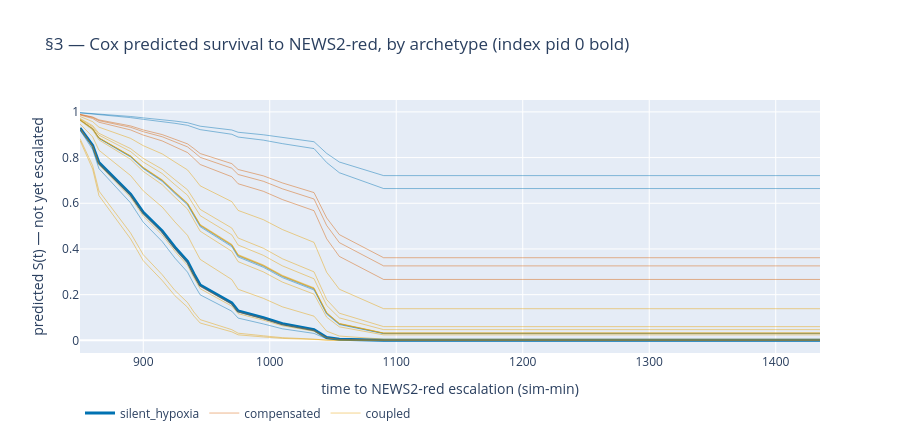

The notebook cell saved with this chart:
### Markdown cell above
## §3 — Survival analysis on the trajectory  (clinical target = time-to-NEWS2-red)

### Plain
Now learn the **time**: from STYX's early signal, how long until the *standard* (NEWS2) would
escalate this patient? This re-keys the target to the **clinical** escalation event — the
NEWS2-red trigger, the same clock the ≈5 h lead is measured to — rather than STYX's own internal
line (§1's F4 clock, which would have us grading STYX against itself). A neat, honest result falls
out: telling *whether* a patient escalates is trivial on this data (a perfect in-sample score),
but telling *when* is genuinely harder — the time model is good, **not** perfect, even in-sample.

### Dev
Builds a **notebook-local** survival frame keyed to the clinical clock: `duration =
styx.readouts.news2_complete_crossing(p)` if it fires, else right-censored at the stay-end horizon
(1435 sim-min); `event = 1/0`. The package's `reach.history.survival_table`/`stratify` are left
**F4-keyed** (their R1 use is untouched) — consumer-only. Features are the shared single-source
panel `notebooks.analysis.trajectory_features` (history + the silent-window telemetry panel
`risk_snap`/`aegis_fired`/`risk_slope`) — the *same* panel the saturation AUC uses, so the
binary-vs-survival contrast is like-for-like. Model: `lifelines.CoxPHFitter` (the estimator
`stratify` uses) on standardised covariates; concordance via `.concordance_index_`.

### Tech
Cox PH on z-scored covariates, `penalizer=0.1`. The ridge penalty is **load-bearing and
diagnostic**: the telemetry panel near-perfectly separates the *binary* outcome (NB1 §11's
construct artifact), so an unregularised Cox sends coefficients toward ±∞ — the same saturation,
resurfacing as a fitting pathology. Event = NEWS2-red crossing; right-censored at 1435. **C-index
= 0.9154** (telemetry+history) vs **0.9105** telemetry-only (history marginal +0.005 — the
saturation "no marginal lift" story again). Crucially this is **not** the binary AUC's 1.000: the
*timing* concordance does not saturate, so it is informative that predicting *when* is the harder
target. Still **in-sample / construct validity, not performance** — no predictive-lift claim.
Failure modes: proportional-hazards assumption (unchecked here); near-zero-variance covariates
(`risk_slope`) need the standardisation above; one synthetic cohort, in-sample.

### Code cell
import warnings  # noqa: E402

from lifelines import CoxPHFitter  # noqa: E402

from notebooks.analysis import TELEMETRY_FEATURES, saturation_aucs, trajectory_features  # noqa: E402
from styx.readouts import news2_complete_crossing  # noqa: E402

_arch = {q.pid: q.archetype.value for q in cohort.patients}
_END = float(cohort.t_min[-1] if hasattr(cohort, "t_min") else cohort.patients[0].t_min[-1])
_news2 = {q.pid: news2_complete_crossing(q) for q in cohort.patients}

# --- coverage gate (decision-B precondition): does the CLINICAL event fire across the escalators? ---
_esc_pids = [q.pid for q in cohort.patients if q.outcome is Outcome.ESCALATED]
_rec_pids = [q.pid for q in cohort.patients if q.outcome is Outcome.RECOVERED]
_esc_fired = [pid for pid in _esc_pids if _news2[pid] is not None]
_rec_fired = [pid for pid in _rec_pids if _news2[pid] is not None]
_event_times = np.array([_news2[pid] for pid in _esc_fired])
assert len(_esc_fired) == 21 and len(_esc_pids) == 21, f"NEWS2-red fires {len(_esc_fired)}/21 esc"
assert len(_rec_fired) == 0, f"NEWS2-red leaked into {len(_rec_fired)} recovered patients"
assert float(np.median(_event_times)) == 945.0, f"NEWS2-red median moved off 945: {np.median(_event_times)}"
print(f"§3 coverage gate: NEWS2-red fires {len(_esc_fired)}/21 escalators · {len(_rec_fired)}/29 "
      f"recovered · event median {np.median(_event_times):.0f} (censor horizon {_END:.0f})")

# --- notebook-local survival frame keyed to the CLINICAL clock (package survival_table left F4) ---
surv = trajectory_features(cohort, cctx)  # the shared single-source feature panel
surv["duration"] = [(_news2[pid] if _news2[pid] is not None else _END) for pid in surv.pid]
surv["event"] = [(1 if _news2[pid] is not None else 0) for pid in surv.pid]
surv["arch"] = surv.pid.map(_arch)
assert int(surv.event.sum()) == 21 and int((surv.event == 0).sum()) == 29

# standardise covariates (z-score) — risk_slope is near-zero-variance; deterministic
_COVS = [*TELEMETRY_FEATURES, "history"]
_Z = surv.copy()
for _c in _COVS:
    _sd = _Z[_c].std(ddof=0)
    _Z[_c] = (_Z[_c] - _Z[_c].mean()) / (_sd if _sd > 0 else 1.0)

# Cox PH predicting time-to-NEWS2-red; penalizer stabilises the near-separating telemetry panel
with warnings.catch_warnings():
    warnings.simplefilter("ignore")  # the low-variance/separation warnings are the point, narrated above
    _cph = CoxPHFitter(penalizer=0.1).fit(_Z[[*_COVS, "duration", "event"]], "duration", "event")
    _cph_tele = CoxPHFitter(penalizer=0.1).fit(
        _Z[[*TELEMETRY_FEATURES, "duration", "event"]], "duration", "event")
c_index = float(_cph.concordance_index_)
c_index_tele = float(_cph_tele.concordance_index_)
auc_binary = saturation_aucs(cohort, cctx).telemetry  # the binary baseline E3 reframes (telemetry)

print(f"§3 Cox C-index (time-to-NEWS2-red): telemetry+history {c_index:.4f} · "
      f"telemetry-only {c_index_tele:.4f} (history marginal {c_index - c_index_tele:+.4f})")
print(f"§3 binary baseline (telemetry → escalate y/n): AUC {auc_binary:.3f} — saturates "
      f"(construct artifact); the TIME concordance {c_index:.3f} does NOT — 'when' is the harder target")
print("§3 NEWS2-red event median by archetype (sim-min): " + " · ".join(
    f"{a} {np.median([_news2[pid] for pid in _esc_pids if _arch[pid] == a]):.0f}"
    for a in ("silent_hypoxia", "coupled", "compensated")) +
    "  — compensated escalates earliest (920), surfaced not averaged")

# --- per-patient predicted survival curves, coloured by archetype (escalators) ---
_ARCH_COL = {"silent_hypoxia": pal.RISK, "coupled": pal.EARLY_WARNING, "compensated": pal.THRESHOLD}
_sf = _cph.predict_survival_function(_Z[_COVS])  # index=times, columns=row order (pid order)
fig3 = go.Figure()
_seen = set()
for _i, pid in enumerate(surv.pid):
    if _news2[pid] is None:
        continue  # show the escalators' predicted curves (censored recoverers omitted for legibility)
    a = _arch[pid]
    fig3.add_trace(go.Scatter(
        x=_sf.index.to_numpy(dtype=float), y=_sf.iloc[:, _i].to_numpy(dtype=float), mode="lines",
        line=dict(color=_ARCH_COL[a], width=3 if pid == 0 else 1),
        opacity=1.0 if pid == 0 else 0.45, name=a if a not in _seen else None,
        showlegend=a not in _seen, legendgroup=a,
        hovertemplate=f"pid {pid} ({a})<br>%{{x:.0f}} min · S=%{{y:.2f}}<extra></extra>"))
    _seen.add(a)
fig3.update_layout(
    title="§3 — Cox predicted survival to NEWS2-red, by archetype (index pid 0 bold)",
    xaxis_title="time to NEWS2-red escalation (sim-min)", yaxis_title="predicted S(t) — not yet escalated",
    height=440, legend=dict(orientation="h", yanchor="top", y=-0.18, x=0))
fig3.write_html(str(_root / "outputs" / "E3_s3_survival.html"))
fig3

### Figure 1 — Plotly figure (JSON) as saved in the notebook; plotly's stock layout.template omitted (floating-point values rounded to 4 significant figures)
{"data": [{"hovertemplate": "pid 0 (silent_hypoxia)<br>%{x:.0f} min · S=%{y:.2f}<extra></extra>", "legendgroup": "silent_hypoxia", "line": {"color": "#0072B2", "width": 3}, "mode": "lines", "name": "silent_hypoxia", "opacity": 1.0, "showlegend": true, "type": "scatter", "x": [850.0, 860.0, 865.0, 890.0, 900.0, 915.0, 925.0, 935.0, 940.0, 945.0, 970.0, 975.0, 995.0, 1010.0, 1035.0, 1045.0, 1055.0, 1090.0, 1435.0], "y": [0.9291, 0.8535, 0.7778, 0.6399, 0.56, 0.4786, 0.4076, 0.3456, 0.2916, 0.2422, 0.1638, 0.1292, 0.09877, 0.07255, 0.04645, 0.01236, 0.004398, 0.0007732, 0.0007732]}, {"hovertemplate": "pid 1 (compensated)<br>%{x:.0f} min · S=%{y:.2f}<extra></extra>", "legendgroup": "compensated", "line": {"color": "#D55E00", "width": 1}, "mode": "lines", "name": "compensated", "opacity": 0.45, "showlegend": true, "type": "scatter", "x": [850.0, 860.0, 865.0, 890.0, 900.0, 915.0, 925.0, 935.0, 940.0, 945.0, 970.0, 975.0, 995.0, 1010.0, 1035.0, 1045.0, 1055.0, 1090.0, 1435.0], "y": [0.9886, 0.9755, 0.9615, 0.9325, 0.9133, 0.8911, 0.869, 0.8469, 0.8246, 0.8011, 0.7535, 0.726, 0.6961, 0.6634, 0.6186, 0.5029, 0.4278, 0.326, 0.326]}, {"hovertemplate": "pid 5 (coupled)<br>%{x:.0f} min · S=%{y:.2f}<extra></extra>", "legendgroup": "coupled", "line": {"color": "#E69F00", "width": 1}, "mode": "lines", "name": "coupled", "opacity": 0.45, "showlegend": true, "type": "scatter", "x": [850.0, 860.0, 865.0, 890.0, 900.0, 915.0, 925.0, 935.0, 940.0, 945.0, 970.0, 975.0, 995.0, 1010.0, 1035.0, 1045.0, 1055.0, 1090.0, 1435.0], "y": [0.9716, 0.9397, 0.9061, 0.8393, 0.7965, 0.7489, 0.7031, 0.6591, 0.6165, 0.5732, 0.4917, 0.4479, 0.4031, 0.3572, 0.2998, 0.1783, 0.1189, 0.06009, 0.06009]}, {"hovertemplate": "pid 6 (silent_hypoxia)<br>%{x:.0f} min · S=%{y:.2f}<extra></extra>", "legendgroup": "silent_hypoxia", "line": {"color": "#0072B2", "width": 1}, "mode": "lines", "opacity": 0.45, "showlegend": false, "type": "scatter", "x": [850.0, 860.0, 865.0, 890.0, 900.0, 915.0, 925.0, 935.0, 940.0, 945.0, 970.0, 975.0, 995.0, 1010.0, 1035.0, 1045.0, 1055.0, 1090.0, 1435.0], "y": [0.9649, 0.9259, 0.8851, 0.805, 0.7546, 0.6991, 0.6466, 0.5969, 0.5496, 0.5022, 0.4153, 0.37, 0.3248, 0.2796, 0.2251, 0.1183, 0.07164, 0.03079, 0.03079]}, {"hovertemplate": "pid 7 (coupled)<br>%{x:.0f} min · S=%{y:.2f}<extra></extra>", "legendgroup": "coupled", "line": {"color": "#E69F00", "width": 1}, "mode": "lines", "opacity": 0.45, "showlegend": false, "type": "scatter", "x": [850.0, 860.0, 865.0, 890.0, 900.0, 915.0, 925.0, 935.0, 940.0, 945.0, 970.0, 975.0, 995.0, 1010.0, 1035.0, 1045.0, 1055.0, 1090.0, 1435.0], "y": [0.9799, 0.9573, 0.933, 0.8841, 0.8522, 0.8161, 0.7807, 0.746, 0.7119, 0.6763, 0.6072, 0.5687, 0.5281, 0.485, 0.4289, 0.2977, 0.2239, 0.1386, 0.1386]}, {"hovertemplate": "pid 10 (coupled)<br>%{x:.0f} min · S=%{y:.2f}<extra></extra>", "legendgroup": "coupled", "line": {"color": "#E69F00", "width": 1}, "mode": "lines", "opacity": 0.45, "showlegend": false, "type": "scatter", "x": [850.0, 860.0, 865.0, 890.0, 900.0, 915.0, 925.0, 935.0, 940.0, 945.0, 970.0, 975.0, 995.0, 1010.0, 1035.0, 1045.0, 1055.0, 1090.0, 1435.0], "y": [0.9258, 0.8469, 0.7683, 0.626, 0.5444, 0.4617, 0.39, 0.3281, 0.2745, 0.226, 0.1499, 0.1169, 0.08818, 0.0638, 0.03996, 0.009966, 0.003371, 0.0005443, 0.0005443]}, {"hovertemplate": "pid 11 (coupled)<br>%{x:.0f} min · S=%{y:.2f}<extra></extra>", "legendgroup": "coupled", "line": {"color": "#E69F00", "width": 1}, "mode": "lines", "opacity": 0.45, "showlegend": false, "type": "scatter", "x": [850.0, 860.0, 865.0, 890.0, 900.0, 915.0, 925.0, 935.0, 940.0, 945.0, 970.0, 975.0, 995.0, 1010.0, 1035.0, 1045.0, 1055.0, 1090.0, 1435.0], "y": [0.883, 0.7648, 0.6536, 0.4696, 0.3748, 0.2873, 0.2189, 0.1656, 0.1242, 0.09071, 0.04679, 0.0313, 0.01987, 0.01179, 0.00554, 0.0005891, 0.0001025, 5.404e-06, 5.404e-06]}, {"hovertemplate": "pid 18 (silent_hypoxia)<br>%{x:.0f} min · S=%{y:.2f}<extra></extra>", "legendgroup": "silent_hypoxia", "line": {"color": "#0072B2", "width": 1}, "mode": "lines", "opacity": 0.45, "showlegend": false, "type": "scatter", "x": [850.0, 860.0, 865.0, 890.0, 900.0, 915.0, 925.0, 935.0, 940.0, 945.0, 970.0, 975.0, 995.0, 1010.0, 1035.0, 1045.0, 1055.0, 1090.0, 1435.0], "y": [0.9967, 0.9928, 0.9886, 0.9798, 0.9739, 0.9669, 0.9599, 0.9527, 0.9453, 0.9373, 0.9208, 0.9108, 0.8997, 0.8872, 0.8693, 0.8183, 0.7806, 0.7211, 0.7211]}, {"hovertemplate": "pid 19 (coupled)<br>%{x:.0f} min · S=%{y:.2f}<extra></extra>", "legendgroup": "coupled", "line": {"color": "#E69F00", "width": 1}, "mode": "lines", "opacity": 0.45, "showlegend": false, "type": "scatter", "x": [850.0, 860.0, 865.0, 890.0, 900.0, 915.0, 925.0, 935.0, 940.0, 945.0, 970.0, 975.0, 995.0, 1010.0, 1035.0, 1045.0, 1055.0, 1090.0, 1435.0], "y": [0.965, 0.9262, 0.8855, 0.8057, 0.7554, 0.7001, 0.6477, 0.598, 0.5508, 0.5035, 0.4167, 0.3714, 0.3262, 0.281, 0.2264, 0.1193, 0.07236, 0.0312, 0.0312]}, {"hovertemplate": "pid 21 (coupled)<br>%{x:.0f} min · S=%{y:.2f}<extra></extra>", "legendgroup": "coupled", "line": {"color": "#E69F00", "width": 1}, "mode": "lines", "opacity": 0.45, "showlegend": false, "type": "scatter", "x": [850.0, 860.0, 865.0, 890.0, 900.0, 915.0, 925.0, 935.0, 940.0, 945.0, 970.0, 975.0, 995.0, 1010.0, 1035.0, 1045.0, 1055.0, 1090.0, 1435.0], "y": [0.9691, 0.9346, 0.8982, 0.8264, 0.7806, 0.73, 0.6816, 0.6352, 0.5907, 0.5457, 0.4618, 0.4172, 0.372, 0.3261, 0.2695, 0.1531, 0.09846, 0.04686, 0.04686]}, {"hovertemplate": "pid 25 (coupled)<br>%{x:.0f} min · S=%{y:.2f}<extra></extra>", "legendgroup": "coupled", "line": {"color": "#E69F00", "width": 1}, "mode": "lines", "opacity": 0.45, "showlegend": false, "type": "scatter", "x": [850.0, 860.0, 865.0, 890.0, 900.0, 915.0, 925.0, 935.0, 940.0, 945.0, 970.0, 975.0, 995.0, 1010.0, 1035.0, 1045.0, 1055.0, 1090.0, 1435.0], "y": [0.8749, 0.7498, 0.6333, 0.4441, 0.3485, 0.2619, 0.1956, 0.1449, 0.1064, 0.07594, 0.0373, 0.02421, 0.01486, 0.008483, 0.003771, 0.0003396, 5.189e-05, 2.201e-06, 2.201e-06]}, {"hovertemplate": "pid 27 (silent_hypoxia)<br>%{x:.0f} min · S=%{y:.2f}<extra></extra>", "legendgroup": "silent_hypoxia", "line": {"color": "#0072B2", "width": 1}, "mode": "lines", "opacity": 0.45, "showlegend": false, "type": "scatter", "x": [850.0, 860.0, 865.0, 890.0, 900.0, 915.0, 925.0, 935.0, 940.0, 945.0, 970.0, 975.0, 995.0, 1010.0, 1035.0, 1045.0, 1055.0, 1090.0, 1435.0], "y": [0.9644, 0.9249, 0.8836, 0.8026, 0.7516, 0.6956, 0.6427, 0.5926, 0.545, 0.4974, 0.4102, 0.3649, 0.3197, 0.2746, 0.2205, 0.1148, 0.06903, 0.02932, 0.02932]}, {"hovertemplate": "pid 30 (compensated)<br>%{x:.0f} min · S=%{y:.2f}<extra></extra>", "legendgroup": "compensated", "line": {"color": "#D55E00", "width": 1}, "mode": "lines", "opacity": 0.45, "showlegend": false, "type": "scatter", "x": [850.0, 860.0, 865.0, 890.0, 900.0, 915.0, 925.0, 935.0, 940.0, 945.0, 970.0, 975.0, 995.0, 1010.0, 1035.0, 1045.0, 1055.0, 1090.0, 1435.0], "y": [0.9279, 0.8512, 0.7744, 0.6349, 0.5544, 0.4725, 0.4013, 0.3393, 0.2854, 0.2363, 0.1588, 0.1247, 0.09487, 0.06932, 0.04403, 0.01145, 0.004001, 0.0006826, 0.0006826]}, {"hovertemplate": "pid 37 (coupled)<br>%{x:.0f} min · S=%{y:.2f}<extra></extra>", "legendgroup": "coupled", "line": {"color": "#E69F00", "width": 1}, "mode": "lines", "opacity": 0.45, "showlegend": false, "type": "scatter", "x": [850.0, 860.0, 865.0, 890.0, 900.0, 915.0, 925.0, 935.0, 940.0, 945.0, 970.0, 975.0, 995.0, 1010.0, 1035.0, 1045.0, 1055.0, 1090.0, 1435.0], "y": [0.9476, 0.8906, 0.8321, 0.7213, 0.6543, 0.5832, 0.5185, 0.4596, 0.4059, 0.3543, 0.2662, 0.2237, 0.1838, 0.1467, 0.1058, 0.04016, 0.01886, 0.005285, 0.005285]}, {"hovertemplate": "pid 38 (silent_hypoxia)<br>%{x:.0f} min · S=%{y:.2f}<extra></extra>", "legendgroup": "silent_hypoxia", "line": {"color": "#0072B2", "width": 1}, "mode": "lines", "opacity": 0.45, "showlegend": false, "type": "scatter", "x": [850.0, 860.0, 865.0, 890.0, 900.0, 915.0, 925.0, 935.0, 940.0, 945.0, 970.0, 975.0, 995.0, 1010.0, 1035.0, 1045.0, 1055.0, 1090.0, 1435.0], "y": [0.9958, 0.991, 0.9858, 0.9749, 0.9675, 0.9588, 0.9501, 0.9412, 0.9321, 0.9223, 0.902, 0.8898, 0.8763, 0.861, 0.8394, 0.7783, 0.7338, 0.6645, 0.6645]}, {"hovertemplate": "pid 39 (compensated)<br>%{x:.0f} min · S=%{y:.2f}<extra></extra>", "legendgroup": "compensated", "line": {"color": "#D55E00", "width": 1}, "mode": "lines", "opacity": 0.45, "showlegend": false, "type": "scatter", "x": [850.0, 860.0, 865.0, 890.0, 900.0, 915.0, 925.0, 935.0, 940.0, 945.0, 970.0, 975.0, 995.0, 1010.0, 1035.0, 1045.0, 1055.0, 1090.0, 1435.0], "y": [0.9896, 0.9778, 0.965, 0.9386, 0.921, 0.9007, 0.8804, 0.86, 0.8395, 0.8177, 0.7735, 0.7479, 0.7199, 0.6891, 0.6468, 0.536, 0.4628, 0.3616, 0.3616]}, {"hovertemplate": "pid 42 (coupled)<br>%{x:.0f} min · S=%{y:.2f}<extra></extra>", "legendgroup": "coupled", "line": {"color": "#E69F00", "width": 1}, "mode": "lines", "opacity": 0.45, "showlegend": false, "type": "scatter", "x": [850.0, 860.0, 865.0, 890.0, 900.0, 915.0, 925.0, 935.0, 940.0, 945.0, 970.0, 975.0, 995.0, 1010.0, 1035.0, 1045.0, 1055.0, 1090.0, 1435.0], "y": [0.9652, 0.9265, 0.8859, 0.8063, 0.7561, 0.701, 0.6487, 0.5992, 0.552, 0.5048, 0.418, 0.3728, 0.3275, 0.2823, 0.2277, 0.1202, 0.07306, 0.0316, 0.0316]}, {"hovertemplate": "pid 44 (coupled)<br>%{x:.0f} min · S=%{y:.2f}<extra></extra>", "legendgroup": "coupled", "line": {"color": "#E69F00", "width": 1}, "mode": "lines", "opacity": 0.45, "showlegend": false, "type": "scatter", "x": [850.0, 860.0, 865.0, 890.0, 900.0, 915.0, 925.0, 935.0, 940.0, 945.0, 970.0, 975.0, 995.0, 1010.0, 1035.0, 1045.0, 1055.0, 1090.0, 1435.0], "y": [0.9654, 0.927, 0.8866, 0.8075, 0.7576, 0.7027, 0.6507, 0.6013, 0.5543, 0.5072, 0.4206, 0.3753, 0.3301, 0.2847, 0.23, 0.122, 0.07439, 0.03236, 0.03236]}, {"hovertemplate": "pid 47 (compensated)<br>%{x:.0f} min · S=%{y:.2f}<extra></extra>", "legendgroup": "compensated", "line": {"color": "#D55E00", "width": 1}, "mode": "lines", "opacity": 0.45, "showlegend": false, "type": "scatter", "x": [850.0, 860.0, 865.0, 890.0, 900.0, 915.0, 925.0, 935.0, 940.0, 945.0, 970.0, 975.0, 995.0, 1010.0, 1035.0, 1045.0, 1055.0, 1090.0, 1435.0], "y": [0.9865, 0.9712, 0.9547, 0.9209, 0.8985, 0.8729, 0.8474, 0.822, 0.7966, 0.7698, 0.7162, 0.6855, 0.6523, 0.6162, 0.5676, 0.4445, 0.3674, 0.2665, 0.2665]}, {"hovertemplate": "pid 48 (coupled)<br>%{x:.0f} min · S=%{y:.2f}<extra></extra>", "legendgroup": "coupled", "line": {"color": "#E69F00", "width": 1}, "mode": "lines", "opacity": 0.45, "showlegend": false, "type": "scatter", "x": [850.0, 860.0, 865.0, 890.0, 900.0, 915.0, 925.0, 935.0, 940.0, 945.0, 970.0, 975.0, 995.0, 1010.0, 1035.0, 1045.0, 1055.0, 1090.0, 1435.0], "y": [0.9624, 0.9208, 0.8773, 0.7925, 0.7394, 0.6813, 0.6266, 0.575, 0.5263, 0.4778, 0.3898, 0.3444, 0.2995, 0.255, 0.2022, 0.1014, 0.05922, 0.02395, 0.02395]}, {"hovertemplate": "pid 49 (silent_hypoxia)<br>%{x:.0f} min · S=%{y:.2f}<extra></extra>", "legendgroup": "silent_hypoxia", "line": {"color": "#0072B2", "width": 1}, "mode": "lines", "opacity": 0.45, "showlegend": false, "type": "scatter", "x": [850.0, 860.0, 865.0, 890.0, 900.0, 915.0, 925.0, 935.0, 940.0, 945.0, 970.0, 975.0, 995.0, 1010.0, 1035.0, 1045.0, 1055.0, 1090.0, 1435.0], "y": [0.9198, 0.8351, 0.7513, 0.6017, 0.517, 0.4324, 0.3602, 0.2986, 0.2461, 0.1992, 0.1277, 0.09744, 0.07179, 0.05054, 0.03043, 0.006746, 0.002082, 0.0002881, 0.0002881]}], "layout": {"height": 440, "legend": {"orientation": "h", "x": 0, "y": -0.18, "yanchor": "top"}, "title": {"text": "§3 — Cox predicted survival to NEWS2-red, by archetype (index pid 0 bold)"}, "xaxis": {"title": {"text": "time to NEWS2-red escalation (sim-min)"}}, "yaxis": {"title": {"text": "predicted S(t) — not yet escalated"}}}}
